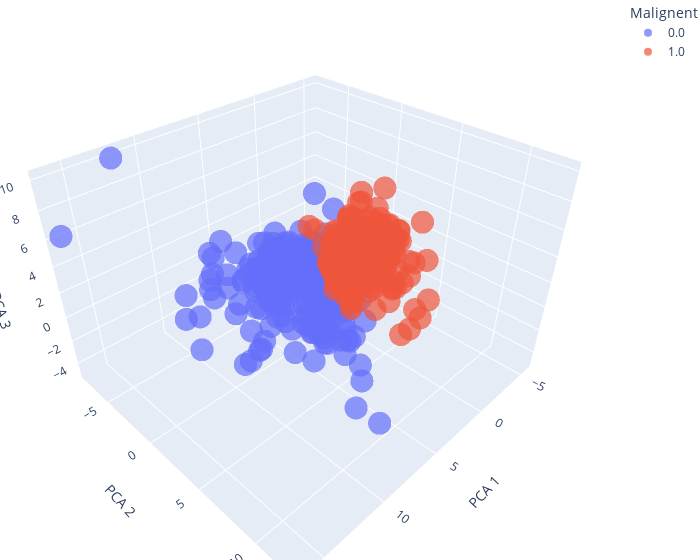

Notebook code cell kept with this figure:
### Code cell
# Format target variable as a factor
df['target'] = df['target'].astype(object)

# Plot a 3d chart with PCAs on each axis
fig = plt.figure(figsize=(15, 8))
fig = px.scatter_3d(x=pca_output[:,0], y=pca_output[:,1], z=pca_output[:,2],
              color=df['target'], opacity=0.7)

# Format chart
fig.update_layout(scene = dict(
                    xaxis_title=r'PCA 1',
                    yaxis_title=r'PCA 2',
                    zaxis_title=r'PCA 3'),
                    legend_title_text='Malignent',
                    width=700,
                    margin=dict(r=0, b=0, l=0, t=0))
fig.show()

### Figure 1 — Plotly figure (JSON) as saved in the notebook; plotly's stock layout.template omitted (floating-point values rounded to 4 significant figures; data arrays with more than 128 entries replaced by an {"elided": "..."} marker saying what was removed)
{"data": [{"hovertemplate": "color=0.0<br>x=%{x}<br>y=%{y}<br>z=%{z}<extra></extra>", "legendgroup": "0.0", "marker": {"color": "#636efa", "opacity": 0.7, "symbol": "circle"}, "mode": "markers", "name": "0.0", "scene": "scene", "showlegend": true, "type": "scatter3d", "x": {"elided": "212 float values"}, "y": {"elided": "212 float values"}, "z": {"elided": "212 float values"}}, {"hovertemplate": "color=1.0<br>x=%{x}<br>y=%{y}<br>z=%{z}<extra></extra>", "legendgroup": "1.0", "marker": {"color": "#EF553B", "opacity": 0.7, "symbol": "circle"}, "mode": "markers", "name": "1.0", "scene": "scene", "showlegend": true, "type": "scatter3d", "x": {"elided": "357 float values"}, "y": {"elided": "357 float values"}, "z": {"elided": "357 float values"}}], "layout": {"legend": {"title": {"text": "Malignent"}, "tracegroupgap": 0}, "margin": {"b": 0, "l": 0, "r": 0, "t": 0}, "scene": {"domain": {"x": [0, 1], "y": [0, 1]}, "xaxis": {"title": {"text": "PCA 1"}}, "yaxis": {"title": {"text": "PCA 2"}}, "zaxis": {"title": {"text": "PCA 3"}}}, "width": 700}}
